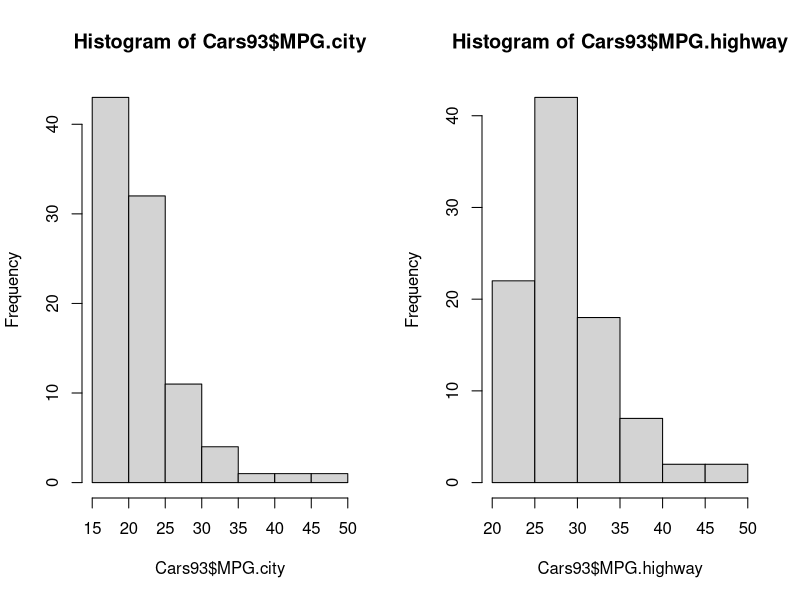

The R source for this figure:
## ---- chunk 1
library(MASS)
## ---- chunk 2
par(mfrow = c(1, 2))   # Display both plots in the same Figure, in 2 columns
hist(Cars93$MPG.city, col = "lightgray")
hist(Cars93$MPG.highway, col = "lightgray")
## ---- chunk 3
# Edit me
## ---- chunk 4
# Edit me
## ---- chunk 5
# Edit me
## ---- chunk 6
# Edit me
## ---- chunk 7
# Edit me
## ---- chunk 8
# Edit me
## ---- chunk 9
list(letter.grade = "A", passed = TRUE)
## ---- chunk 10
list(letter.grade = "F", passed = FALSE)
